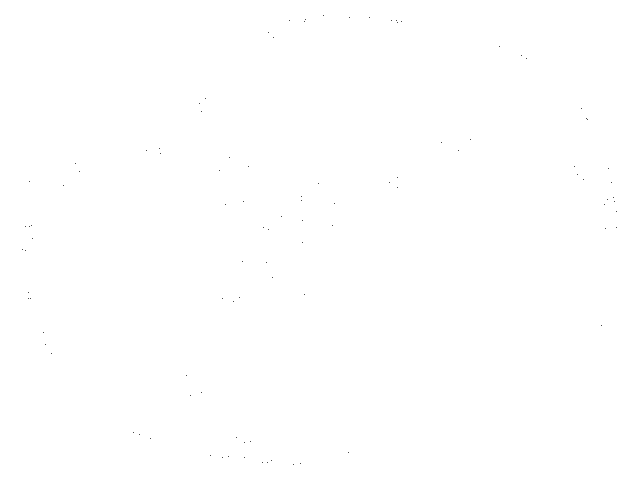
Frame 1 (no input)
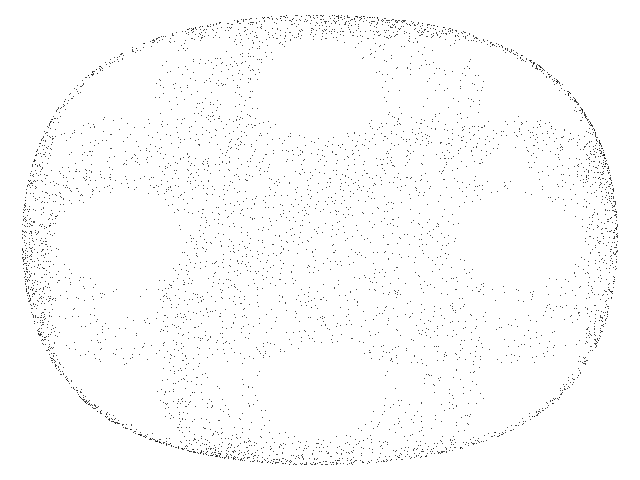
Frame 60 (the mouse pressed at the canvas centre just before this capture)
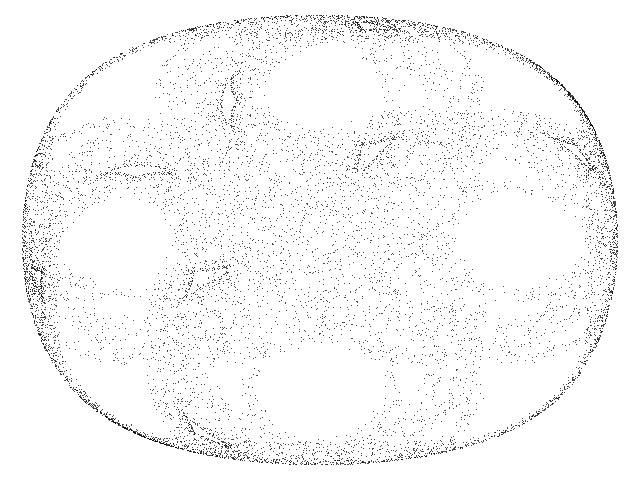
Frame 120 (the mouse held since frame 60 and released just before this capture)

The Processing sketch that drew these frames (run headless with seeded random() and noise(); from frame 60 on, the mouse is pressed at the canvas centre):

// Processing sketch: Lorenz3D
// ── Lorenz3D.pde
// Lorenz3D chaotic map //

  float x = 0.5;
  float y = 0.5;
  float z = -1.0;


void setup() {
  
  size(640,480);
  background(255);
  
}


void draw() {
  
  for (int i=0;i<100;i++) {
    
    float oldx = x;
    float oldy = y;
    float oldz = z;
    
    x = oldx*oldy-oldz;
    y = oldx;
    z = oldy;

    point(320+(225*x), 240+(170*y));

  }

}
